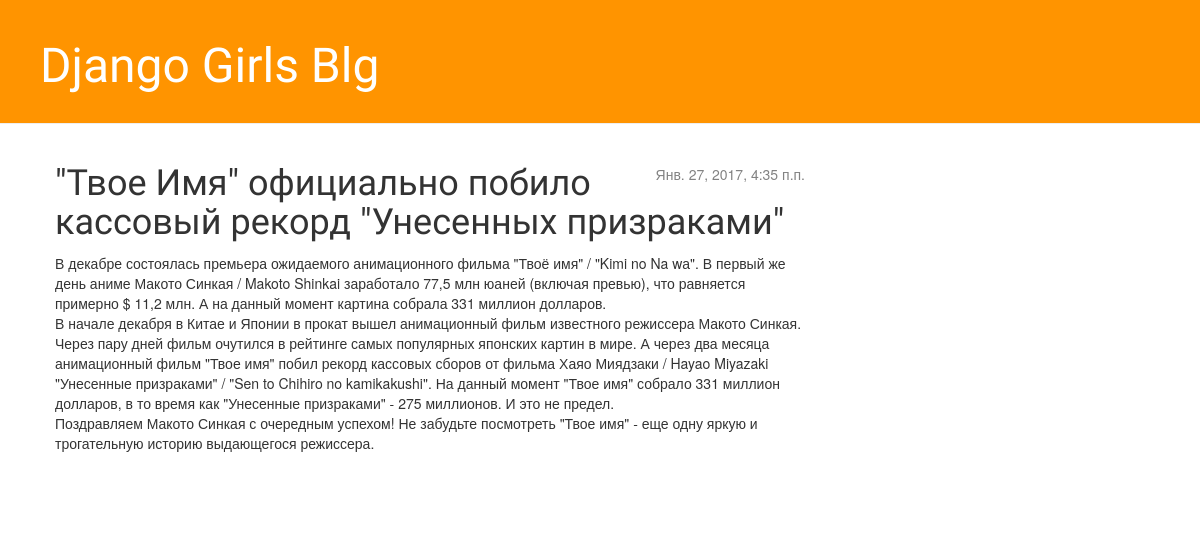
The app's page /post/4/ with its own data.
### blog/models.py (models this page shows, shortened)
class Post(models.Model):
    author = models.ForeignKey('auth.user')
    title = models.CharField(max_length=200)
    text = models.TextField()
    create_date = models.DateTimeField(default=now())
    published_date = models.DateTimeField(blank=True, null=True)

### blog/views.py (the view)
# urls.py: url(r'^post/(?P<pk>[0-9]+)/$', views.post_detail, name='post_detail'),
def post_detail(request, pk):
    post=get_object_or_404(Post, pk=pk)
    return render(request, 'blog/post_detail.html', {'post': post})

### blog/templates/blog/post_detail.html (shortened to what this page needs)
{% extends 'blog/base.html' %}
{% block content %}
  <div class="post">
    {% if post.published_date %}
      <div class="date">
        {{ post.published_date }}
      </div>
    {% endif %}
    <h1>{{ post.title }}</h1>
    <p>{{ post.text|linebreaksbr }}</p>
  </div>
{% endblock content %}

### blog/static/css/blog.css (style rules this page uses)
h1, h2, h3, h4 { font-family: 'Ruslan Display', cursive; }
.date { float: right; color: #828282; }
.post { margin-bottom: 70px; }

### records on screen
Post: published_date "Янв. 27, 2017, 4:35 п.п.", title "\"Твое Имя\" официально побило кассовый рекорд \"Унесенных призраками\"", text "В декабре состоялась премьера ожидаемого анимационного фильма \"Твоё имя\" / \"Kimi no Na wа\". В первый же день аниме Макото Синкая / Makoto Shinkai заработало 77,5 млн юаней (включая превью), что равняется примерно $ 11,2 млн. А на данный момент картина собрала 331 миллион долларов. В начале декабря в Китае и Японии в прокат вышел анимационный фильм известного режиссера Макото Синкая. Через пару дней фильм очутился в рейтинге самых популярных японских картин в мире. А через два месяца анимационный фильм \"Твое имя\" побил рекорд кассовых сборов от фильма Хаяо Миядзаки / Hayao Miyazaki \"Унесенные призраками\" / \"Sen to Chihiro no kamikakushi\". На данный момент \"Твое имя\" собрало 331 миллион…"
